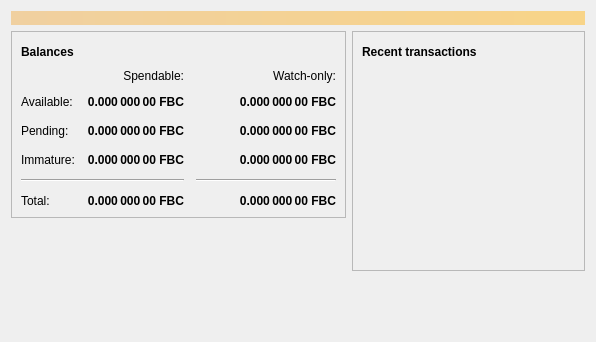
<?xml version="1.0" encoding="UTF-8"?>
<ui version="4.0">
 <class>OverviewPage</class>
 <widget class="QWidget" name="OverviewPage">
  <property name="geometry">
   <rect>
    <x>0</x>
    <y>0</y>
    <width>596</width>
    <height>342</height>
   </rect>
  </property>
  <property name="windowTitle">
   <string>Form</string>
  </property>
  <layout class="QVBoxLayout" name="topLayout">
   <item>
    <widget class="QLabel" name="labelAlerts">
     <property name="visible">
      <bool>false</bool>
     </property>
     <property name="styleSheet">
      <string notr="true">QLabel { background-color: qlineargradient(x1: 0, y1: 0, x2: 1, y2: 0, stop:0 #F0D0A0, stop:1 #F8D488); color:#000000; }</string>
     </property>
     <property name="wordWrap">
      <bool>true</bool>
     </property>
     <property name="margin">
      <number>3</number>
     </property>
     <property name="textInteractionFlags">
      <set>Qt::TextSelectableByMouse</set>
     </property>
    </widget>
   </item>
   <item>
    <layout class="QHBoxLayout" name="horizontalLayout" stretch="1,1">
     <item>
      <layout class="QVBoxLayout" name="verticalLayout_2">
       <item>
        <widget class="QFrame" name="frame">
         <property name="frameShape">
          <enum>QFrame::StyledPanel</enum>
         </property>
         <property name="frameShadow">
          <enum>QFrame::Raised</enum>
         </property>
         <layout class="QVBoxLayout" name="verticalLayout_4">
          <item>
           <layout class="QHBoxLayout" name="horizontalLayout_4">
            <item>
             <widget class="QLabel" name="label_5">
              <property name="font">
               <font>
                <weight>75</weight>
                <bold>true</bold>
               </font>
              </property>
              <property name="text">
               <string>Balances</string>
              </property>
             </widget>
            </item>
            <item>
             <widget class="QPushButton" name="labelWalletStatus">
              <property name="enabled">
               <bool>true</bool>
              </property>
              <property name="maximumSize">
               <size>
                <width>30</width>
                <height>16777215</height>
               </size>
              </property>
              <property name="toolTip">
               <string>The displayed information may be out of date. Your wallet automatically synchronizes with the Fastbitcoin network after a connection is established, but this process has not completed yet.</string>
              </property>
              <property name="text">
               <string/>
              </property>
              <property name="icon">
               <iconset resource="../fastbitcoin.qrc">
                <normaloff>:/icons/warning</normaloff>
                <disabledoff>:/icons/warning</disabledoff>:/icons/warning</iconset>
              </property>
              <property name="iconSize">
               <size>
                <width>24</width>
                <height>24</height>
               </size>
              </property>
              <property name="flat">
               <bool>true</bool>
              </property>
             </widget>
            </item>
            <item>
             <spacer name="horizontalSpacer_3">
              <property name="orientation">
               <enum>Qt::Horizontal</enum>
              </property>
              <property name="sizeHint" stdset="0">
               <size>
                <width>40</width>
                <height>20</height>
               </size>
              </property>
             </spacer>
            </item>
           </layout>
          </item>
          <item>
           <layout class="QGridLayout" name="gridLayout">
            <property name="spacing">
             <number>12</number>
            </property>
            <item row="2" column="2">
             <widget class="QLabel" name="labelWatchPending">
              <property name="font">
               <font>
                <weight>75</weight>
                <bold>true</bold>
               </font>
              </property>
              <property name="cursor">
               <cursorShape>IBeamCursor</cursorShape>
              </property>
              <property name="toolTip">
               <string>Unconfirmed transactions to watch-only addresses</string>
              </property>
              <property name="text">
               <string notr="true">0.000 000 00 FBC</string>
              </property>
              <property name="alignment">
               <set>Qt::AlignRight|Qt::AlignTrailing|Qt::AlignVCenter</set>
              </property>
              <property name="textInteractionFlags">
               <set>Qt::LinksAccessibleByMouse|Qt::TextSelectableByKeyboard|Qt::TextSelectableByMouse</set>
              </property>
             </widget>
            </item>
            <item row="2" column="1">
             <widget class="QLabel" name="labelUnconfirmed">
              <property name="font">
               <font>
                <weight>75</weight>
                <bold>true</bold>
               </font>
              </property>
              <property name="cursor">
               <cursorShape>IBeamCursor</cursorShape>
              </property>
              <property name="toolTip">
               <string>Total of transactions that have yet to be confirmed, and do not yet count toward the spendable balance</string>
              </property>
              <property name="text">
               <string notr="true">0.000 000 00 FBC</string>
              </property>
              <property name="alignment">
               <set>Qt::AlignRight|Qt::AlignTrailing|Qt::AlignVCenter</set>
              </property>
              <property name="textInteractionFlags">
               <set>Qt::LinksAccessibleByMouse|Qt::TextSelectableByKeyboard|Qt::TextSelectableByMouse</set>
              </property>
             </widget>
            </item>
            <item row="3" column="2">
             <widget class="QLabel" name="labelWatchImmature">
              <property name="font">
               <font>
                <weight>75</weight>
                <bold>true</bold>
               </font>
              </property>
              <property name="cursor">
               <cursorShape>IBeamCursor</cursorShape>
              </property>
              <property name="toolTip">
               <string>Mined balance in watch-only addresses that has not yet matured</string>
              </property>
              <property name="text">
               <string notr="true">0.000 000 00 FBC</string>
              </property>
              <property name="alignment">
               <set>Qt::AlignRight|Qt::AlignTrailing|Qt::AlignVCenter</set>
              </property>
              <property name="textInteractionFlags">
               <set>Qt::LinksAccessibleByMouse|Qt::TextSelectableByKeyboard|Qt::TextSelectableByMouse</set>
              </property>
             </widget>
            </item>
            <item row="4" column="0" colspan="2">
             <widget class="Line" name="line">
              <property name="orientation">
               <enum>Qt::Horizontal</enum>
              </property>
             </widget>
            </item>
            <item row="4" column="2">
             <widget class="Line" name="lineWatchBalance">
              <property name="sizePolicy">
               <sizepolicy hsizetype="Preferred" vsizetype="Fixed">
                <horstretch>0</horstretch>
                <verstretch>0</verstretch>
               </sizepolicy>
              </property>
              <property name="minimumSize">
               <size>
                <width>140</width>
                <height>0</height>
               </size>
              </property>
              <property name="orientation">
               <enum>Qt::Horizontal</enum>
              </property>
             </widget>
            </item>
            <item row="5" column="0">
             <widget class="QLabel" name="labelTotalText">
              <property name="text">
               <string>Total:</string>
              </property>
             </widget>
            </item>
            <item row="3" column="1">
             <widget class="QLabel" name="labelImmature">
              <property name="font">
               <font>
                <weight>75</weight>
                <bold>true</bold>
               </font>
              </property>
              <property name="cursor">
               <cursorShape>IBeamCursor</cursorShape>
              </property>
              <property name="toolTip">
               <string>Mined balance that has not yet matured</string>
              </property>
              <property name="text">
               <string notr="true">0.000 000 00 FBC</string>
              </property>
              <property name="alignment">
               <set>Qt::AlignRight|Qt::AlignTrailing|Qt::AlignVCenter</set>
              </property>
              <property name="textInteractionFlags">
               <set>Qt::LinksAccessibleByMouse|Qt::TextSelectableByKeyboard|Qt::TextSelectableByMouse</set>
              </property>
             </widget>
            </item>
            <item row="2" column="3">
             <spacer name="horizontalSpacer_2">
              <property name="orientation">
               <enum>Qt::Horizontal</enum>
              </property>
              <property name="sizeHint" stdset="0">
               <size>
                <width>40</width>
                <height>20</height>
               </size>
              </property>
             </spacer>
            </item>
            <item row="3" column="0">
             <widget class="QLabel" name="labelImmatureText">
              <property name="text">
               <string>Immature:</string>
              </property>
             </widget>
            </item>
            <item row="5" column="1">
             <widget class="QLabel" name="labelTotal">
              <property name="font">
               <font>
                <weight>75</weight>
                <bold>true</bold>
               </font>
              </property>
              <property name="cursor">
               <cursorShape>IBeamCursor</cursorShape>
              </property>
              <property name="toolTip">
               <string>Your current total balance</string>
              </property>
              <property name="text">
               <string notr="true">0.000 000 00 FBC</string>
              </property>
              <property name="alignment">
               <set>Qt::AlignRight|Qt::AlignTrailing|Qt::AlignVCenter</set>
              </property>
              <property name="textInteractionFlags">
               <set>Qt::LinksAccessibleByMouse|Qt::TextSelectableByKeyboard|Qt::TextSelectableByMouse</set>
              </property>
             </widget>
            </item>
            <item row="5" column="2">
             <widget class="QLabel" name="labelWatchTotal">
              <property name="font">
               <font>
                <weight>75</weight>
                <bold>true</bold>
               </font>
              </property>
              <property name="cursor">
               <cursorShape>IBeamCursor</cursorShape>
              </property>
              <property name="toolTip">
               <string>Current total balance in watch-only addresses</string>
              </property>
              <property name="text">
               <string notr="true">0.000 000 00 FBC</string>
              </property>
              <property name="alignment">
               <set>Qt::AlignRight|Qt::AlignTrailing|Qt::AlignVCenter</set>
              </property>
              <property name="textInteractionFlags">
               <set>Qt::LinksAccessibleByMouse|Qt::TextSelectableByKeyboard|Qt::TextSelectableByMouse</set>
              </property>
             </widget>
            </item>
            <item row="0" column="2">
             <widget class="QLabel" name="labelWatchonly">
              <property name="text">
               <string>Watch-only:</string>
              </property>
              <property name="alignment">
               <set>Qt::AlignRight|Qt::AlignTrailing|Qt::AlignVCenter</set>
              </property>
             </widget>
            </item>
            <item row="1" column="0">
             <widget class="QLabel" name="labelBalanceText">
              <property name="text">
               <string>Available:</string>
              </property>
             </widget>
            </item>
            <item row="1" column="1">
             <widget class="QLabel" name="labelBalance">
              <property name="font">
               <font>
                <weight>75</weight>
                <bold>true</bold>
               </font>
              </property>
              <property name="cursor">
               <cursorShape>IBeamCursor</cursorShape>
              </property>
              <property name="toolTip">
               <string>Your current spendable balance</string>
              </property>
              <property name="text">
               <string notr="true">0.000 000 00 FBC</string>
              </property>
              <property name="alignment">
               <set>Qt::AlignRight|Qt::AlignTrailing|Qt::AlignVCenter</set>
              </property>
              <property name="textInteractionFlags">
               <set>Qt::LinksAccessibleByMouse|Qt::TextSelectableByKeyboard|Qt::TextSelectableByMouse</set>
              </property>
             </widget>
            </item>
            <item row="1" column="2">
             <widget class="QLabel" name="labelWatchAvailable">
              <property name="font">
               <font>
                <weight>75</weight>
                <bold>true</bold>
               </font>
              </property>
              <property name="cursor">
               <cursorShape>IBeamCursor</cursorShape>
              </property>
              <property name="toolTip">
               <string>Your current balance in watch-only addresses</string>
              </property>
              <property name="text">
               <string notr="true">0.000 000 00 FBC</string>
              </property>
              <property name="alignment">
               <set>Qt::AlignRight|Qt::AlignTrailing|Qt::AlignVCenter</set>
              </property>
              <property name="textInteractionFlags">
               <set>Qt::LinksAccessibleByMouse|Qt::TextSelectableByKeyboard|Qt::TextSelectableByMouse</set>
              </property>
             </widget>
            </item>
            <item row="2" column="0">
             <widget class="QLabel" name="labelPendingText">
              <property name="text">
               <string>Pending:</string>
              </property>
             </widget>
            </item>
            <item row="0" column="1">
             <widget class="QLabel" name="labelSpendable">
              <property name="text">
               <string>Spendable:</string>
              </property>
              <property name="alignment">
               <set>Qt::AlignRight|Qt::AlignTrailing|Qt::AlignVCenter</set>
              </property>
             </widget>
            </item>
           </layout>
          </item>
         </layout>
        </widget>
       </item>
       <item>
        <spacer name="verticalSpacer">
         <property name="orientation">
          <enum>Qt::Vertical</enum>
         </property>
         <property name="sizeHint" stdset="0">
          <size>
           <width>20</width>
           <height>40</height>
          </size>
         </property>
        </spacer>
       </item>
      </layout>
     </item>
     <item>
      <layout class="QVBoxLayout" name="verticalLayout_3">
       <item>
        <widget class="QFrame" name="frame_2">
         <property name="frameShape">
          <enum>QFrame::StyledPanel</enum>
         </property>
         <property name="frameShadow">
          <enum>QFrame::Raised</enum>
         </property>
         <layout class="QVBoxLayout" name="verticalLayout">
          <item>
           <layout class="QHBoxLayout" name="horizontalLayout_2">
            <item>
             <widget class="QLabel" name="label_4">
              <property name="font">
               <font>
                <weight>75</weight>
                <bold>true</bold>
               </font>
              </property>
              <property name="text">
               <string>Recent transactions</string>
              </property>
             </widget>
            </item>
            <item>
             <widget class="QPushButton" name="labelTransactionsStatus">
              <property name="enabled">
               <bool>true</bool>
              </property>
              <property name="maximumSize">
               <size>
                <width>30</width>
                <height>16777215</height>
               </size>
              </property>
              <property name="toolTip">
               <string>The displayed information may be out of date. Your wallet automatically synchronizes with the Fastbitcoin network after a connection is established, but this process has not completed yet.</string>
              </property>
              <property name="text">
               <string/>
              </property>
              <property name="icon">
               <iconset resource="../fastbitcoin.qrc">
                <normaloff>:/icons/warning</normaloff>
                <disabledoff>:/icons/warning</disabledoff>:/icons/warning</iconset>
              </property>
              <property name="iconSize">
               <size>
                <width>24</width>
                <height>24</height>
               </size>
              </property>
              <property name="flat">
               <bool>true</bool>
              </property>
             </widget>
            </item>
            <item>
             <spacer name="horizontalSpacer">
              <property name="orientation">
               <enum>Qt::Horizontal</enum>
              </property>
              <property name="sizeHint" stdset="0">
               <size>
                <width>40</width>
                <height>20</height>
               </size>
              </property>
             </spacer>
            </item>
           </layout>
          </item>
          <item>
           <widget class="QListView" name="listTransactions">
            <property name="styleSheet">
             <string notr="true">QListView { background: transparent; }</string>
            </property>
            <property name="frameShape">
             <enum>QFrame::NoFrame</enum>
            </property>
            <property name="verticalScrollBarPolicy">
             <enum>Qt::ScrollBarAlwaysOff</enum>
            </property>
            <property name="horizontalScrollBarPolicy">
             <enum>Qt::ScrollBarAlwaysOff</enum>
            </property>
            <property name="selectionMode">
             <enum>QAbstractItemView::NoSelection</enum>
            </property>
           </widget>
          </item>
         </layout>
        </widget>
       </item>
       <item>
        <spacer name="verticalSpacer_2">
         <property name="orientation">
          <enum>Qt::Vertical</enum>
         </property>
         <property name="sizeHint" stdset="0">
          <size>
           <width>20</width>
           <height>40</height>
          </size>
         </property>
        </spacer>
       </item>
      </layout>
     </item>
    </layout>
   </item>
  </layout>
 </widget>
 <resources/>
 <connections/>
</ui>
